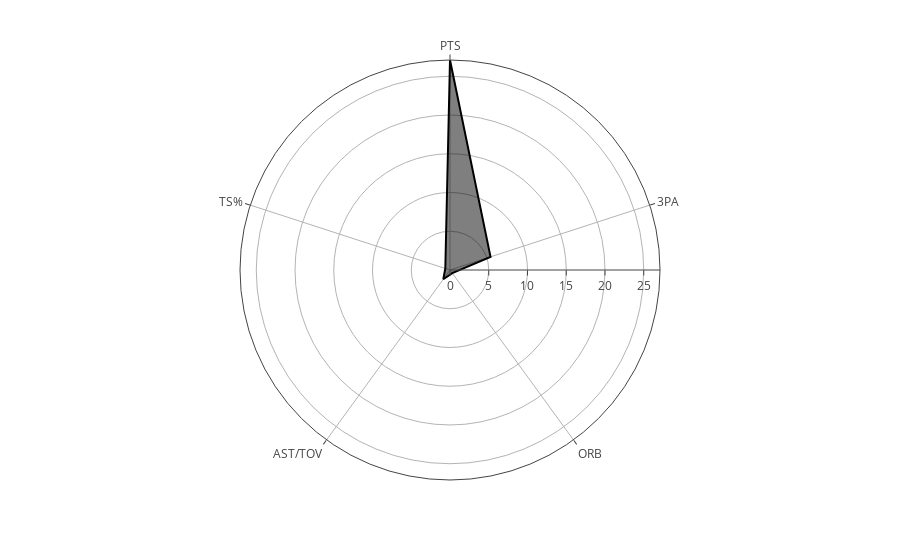

The notebook cell this image was saved under:
### Code cell
import plotly.express as px
fig = px.line_polar(df_melted, r='Value', theta='Category', line_close=True)
fig.update_traces(fill='toself')
fig.show()

### Figure 1 — Plotly figure (JSON) as saved in the notebook; plotly's stock layout.template omitted (floating-point values rounded to 4 significant figures)
{"data": [{"fill": "toself", "hovertemplate": "Value=%{r}<br>Category=%{theta}<extra></extra>", "legendgroup": "", "line": {"color": "#000001", "dash": "solid"}, "marker": {"symbol": "circle"}, "mode": "lines", "name": "", "r": [27.1, "5.5", "0.5", 1.469, 0.6362, 27.1], "showlegend": false, "subplot": "polar", "theta": ["PTS", "3PA", "ORB", "AST/TOV", "TS%", "PTS"], "type": "scatterpolar"}], "layout": {"legend": {"tracegroupgap": 0}, "margin": {"t": 60}, "polar": {"angularaxis": {"direction": "clockwise", "rotation": 90}, "domain": {"x": [0, 1], "y": [0, 1]}}}}
